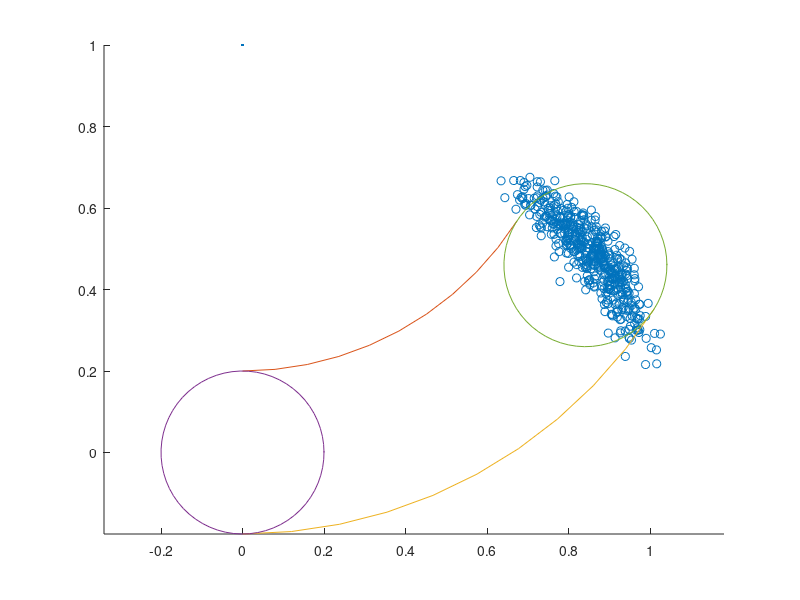

The MATLAB script that drew this image:

close all;
clc;
clear all;


r = 1;
t = 2;
theta = 0;
delta = 1;
[a1, a2, a3, a4, a5, a6] = deal(0, 0.03, 0.2, 0.04, 0.03, 0.02);
[u1, u2, u3] = deal(0.02, 0.03, 0.04);

sample = @(x) x * randn(1);

[v0, w0, r0] = deal(1, 1, 0);
[v, w, r] = deal(v0, w0, r0);

tmp1 = a1 * (v0^2) + a2 * (w0^2);
tmp2 = a3 * (v0^2) + a4 * (w0^2);
tmp3 = a5 * (v0^2) + a6 * (w0^2);

x = [];
y = [];

for n = 1:500
    [v , w, r] = deal(v0+sample(tmp1), w0+sample(tmp2), sample(tmp3));
    x(n) = u1 + v/w * (-sin(theta) + sin(theta + w * delta) );
    y(n) = u2 + v/w * ( cos(theta) - cos(theta + w * delta) );
end

scatter(x, y , 'r.');
hold on;

plot(0, 1, '.');
hold on;
plot(0.8*cos(-pi/2:0.1:1-pi/2), 1+0.8*sin(-pi/2:0.1:1-pi/2));
hold on;
plot(1.2*cos(-pi/2:0.1:1-pi/2), 1+1.2*sin(-pi/2:0.1:1-pi/2));
hold on;
plot(0.2*cos(0:0.1:2*pi+0.1), 0.2*sin(0:0.1:2*pi+0.1));
hold on;
plot(cos(1-pi/2)+0.2*cos(0:0.1:2*pi+0.1), 1+sin(1-pi/2)+0.2*sin(0:0.1:2*pi+0.1));
hold on;
axis equal;